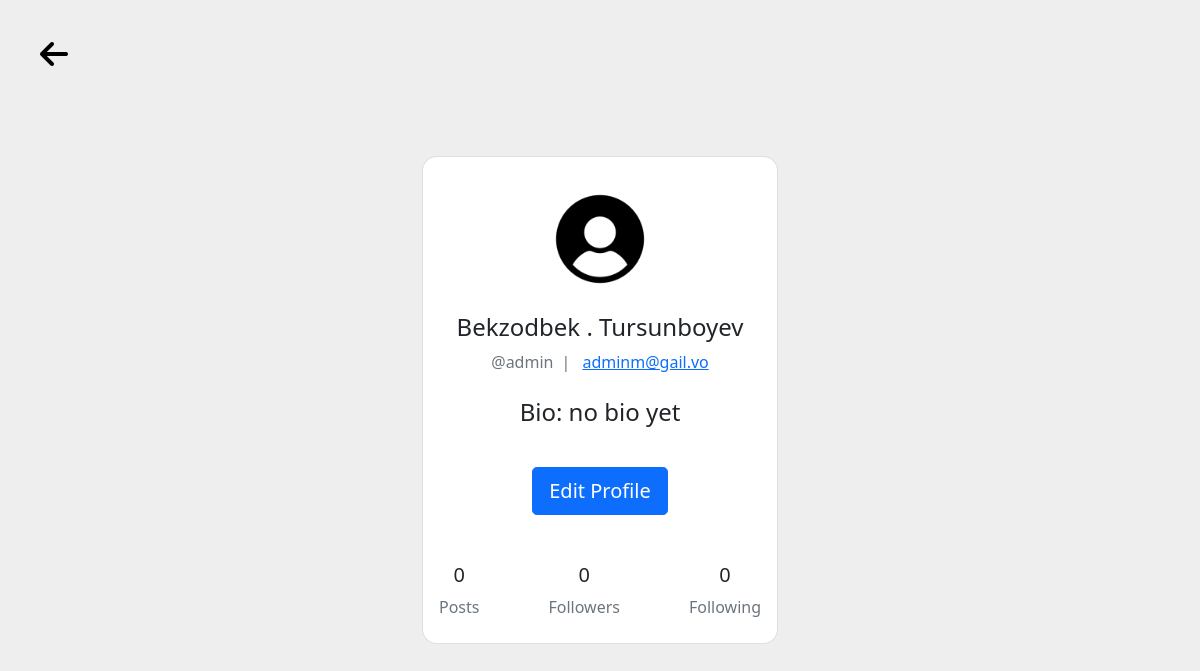
Screenshot of /profile/ (signed in) with the database file from the repository.
### search/models.py (models this page shows)
class MyUser(AbstractUser):
    is_organiser = models.BooleanField(default=False)
    is_agent = models.BooleanField(default=False)
    profile_pic = models.ImageField(null=True, blank=True)
    bio = models.CharField(max_length=70, null=True, blank=True)
    class Meta:
        verbose_name = 'My User'
        verbose_name_plural = 'User'

### search/views.py (the view)
# urls.py: path("profile/", Profile.as_view(), name="profile"),
class Profile(generic.TemplateView):
    template_name = "profile/profile.html"

### templates/profile/profile.html (shortened to what this page needs)
{% load static %}
<!DOCTYPE html>
<html lang="en">
<head>
  <link href="https://cdn.jsdelivr.net/npm/bootstrap@5.0.2/dist/css/bootstrap.min.css" rel="stylesheet"
>
  <link rel="stylesheet" href="https://cdnjs.cloudflare.com/ajax/libs/font-awesome/6.1.2/css/all.min.css"
 />
</head>
<body>
  {% if request.user.is_authenticated %}
  <section class="vh-100" style="background-color: #eee;">
    <a class="gohome" href="{% url 'app:home' %}"><i class="fa-solid fa-arrow-left"></i></a>
    <div class="container py-5 h-100">
      <div class="row d-flex justify-content-center align-items-center h-100">
        <div class="col-md-12 col-xl-4">
          <div class="card" style="border-radius: 15px;">
            <div class="card-body text-center">
              <div class="mt-3 mb-4">
                {% if not request.user.profile_pic %}
                <img src="{% static 'imgs/userprofile.png' %}" class="rounded-circle img-fluid" style="width: 100px;" />
                {% endif %}
              </div>
              <h4 class="mb-2">{% if request.user.first_name %}
                {{ request.user.first_name }}
                {% endif %}
                {% if notrequest.user.first_name %} {% endif %} .
                 {% if request.user.last_name %}{{ request.user.last_name }}{%endif %}
                 {% if not request.user.last_name %} {% endif %} </h4>
              <p class="text-muted mb-4">@<span id="user_name">{{request.user.username }}</span><span class="mx-2">|</span> <a
                  href="mailto:{{ request.user.email }}">{{ request.user.email }}</a></p>
              <div class="mb-4 pb-2">
                {% if request.user.bio %}
                <h4>Bio: {{ request.user.bio }}</h4>
                {% endif %}
              </div>
              <a href="{% url 'app:edit_profile' %}" class="btn btn-primary btn-rounded btn-lg">
                Edit Profile
              </a>
              <div class="d-flex justify-content-between text-center mt-5 mb-2">
                <div>
                  <p class="mb-2 h5">0</p>
                  <p class="text-muted mb-0">Posts</p>
                </div>
                <div class="px-3">
                  <p class="mb-2 h5">0</p>
                  <p class="text-muted mb-0">Followers</p>
                </div>
                <div>
                  <p class="mb-2 h5">0</p>
                  <p class="text-muted mb-0">Following</p>
                </div>
              </div>
            </div>
          </div>
        </div>
      </div>
    </div>
  </section>
  {% endif %}
</body>
</html>

### templates/profile/profile.html (style rules this page uses)
.gohome { position: fixed; top: 30px; text-decoration: none; color: black; left: 40px; font-size: 2rem; }

### rows the page displays
MyUser: user.first_name "Bekzodbek", user.last_name "Tursunboyev", user.username "admin", user.email "adminm@gail.vo", user.bio "no bio yet"
